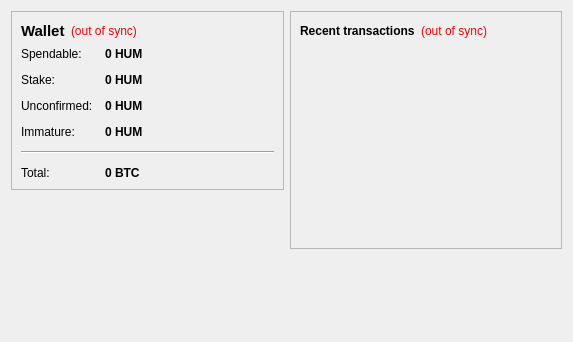
<?xml version="1.0" encoding="UTF-8"?>
<ui version="4.0">
 <class>OverviewPage</class>
 <widget class="QWidget" name="OverviewPage">
  <property name="geometry">
   <rect>
    <x>0</x>
    <y>0</y>
    <width>573</width>
    <height>342</height>
   </rect>
  </property>
  <property name="windowTitle">
   <string>Form</string>
  </property>
  <layout class="QHBoxLayout" name="horizontalLayout" stretch="1,1">
   <item>
    <layout class="QVBoxLayout" name="verticalLayout_2">
     <item>
      <widget class="QFrame" name="frame">
       <property name="frameShape">
        <enum>QFrame::StyledPanel</enum>
       </property>
       <property name="frameShadow">
        <enum>QFrame::Raised</enum>
       </property>
       <layout class="QVBoxLayout" name="verticalLayout_4">
        <item>
         <layout class="QHBoxLayout" name="horizontalLayout_4">
          <item>
           <widget class="QLabel" name="label_5">
            <property name="font">
             <font>
              <pointsize>11</pointsize>
              <weight>75</weight>
              <bold>true</bold>
             </font>
            </property>
            <property name="text">
             <string>Wallet</string>
            </property>
           </widget>
          </item>
          <item>
           <widget class="QLabel" name="labelWalletStatus">
            <property name="toolTip">
             <string>The displayed information may be out of date. Your wallet automatically synchronizes with the Humanitylink network after a connection is established, but this process has not completed yet.</string>
            </property>
            <property name="styleSheet">
             <string notr="true">QLabel { color: red; }</string>
            </property>
            <property name="text">
             <string notr="true">(out of sync)</string>
            </property>
            <property name="alignment">
             <set>Qt::AlignLeading|Qt::AlignLeft|Qt::AlignVCenter</set>
            </property>
           </widget>
          </item>
          <item>
           <spacer name="horizontalSpacer_2">
            <property name="orientation">
             <enum>Qt::Horizontal</enum>
            </property>
            <property name="sizeHint" stdset="0">
             <size>
              <width>40</width>
              <height>20</height>
             </size>
            </property>
           </spacer>
          </item>
         </layout>
        </item>
        <item>
         <layout class="QFormLayout" name="formLayout_2">
          <property name="fieldGrowthPolicy">
           <enum>QFormLayout::AllNonFixedFieldsGrow</enum>
          </property>
          <property name="horizontalSpacing">
           <number>12</number>
          </property>
          <property name="verticalSpacing">
           <number>12</number>
          </property>
          <item row="0" column="0">
           <widget class="QLabel" name="label">
            <property name="text">
             <string>Spendable:</string>
            </property>
           </widget>
          </item>
          <item row="0" column="1">
           <widget class="QLabel" name="labelBalance">
            <property name="font">
             <font>
              <weight>75</weight>
              <bold>true</bold>
             </font>
            </property>
            <property name="cursor">
             <cursorShape>IBeamCursor</cursorShape>
            </property>
            <property name="toolTip">
             <string>Your current spendable balance</string>
            </property>
            <property name="text">
             <string notr="true">0 HUM</string>
            </property>
            <property name="textInteractionFlags">
             <set>Qt::LinksAccessibleByMouse|Qt::TextSelectableByKeyboard|Qt::TextSelectableByMouse</set>
            </property>
           </widget>
          </item>
          <item row="1" column="0">
           <widget class="QLabel" name="label_6">
            <property name="text">
             <string>Stake:</string>
            </property>
           </widget>
          </item>
          <item row="1" column="1">
           <widget class="QLabel" name="labelStake">
            <property name="font">
             <font>
              <weight>75</weight>
              <bold>true</bold>
             </font>
            </property>
            <property name="cursor">
             <cursorShape>IBeamCursor</cursorShape>
            </property>
            <property name="toolTip">
             <string>Total of coins that was staked, and do not yet count toward the current balance</string>
            </property>
            <property name="text">
             <string notr="true">0 HUM</string>
            </property>
            <property name="textInteractionFlags">
             <set>Qt::LinksAccessibleByMouse|Qt::TextSelectableByKeyboard|Qt::TextSelectableByMouse</set>
            </property>
           </widget>
          </item>
          <item row="2" column="0">
           <widget class="QLabel" name="label_3">
            <property name="text">
             <string>Unconfirmed:</string>
            </property>
           </widget>
          </item>
          <item row="2" column="1">
           <widget class="QLabel" name="labelUnconfirmed">
            <property name="font">
             <font>
              <weight>75</weight>
              <bold>true</bold>
             </font>
            </property>
            <property name="cursor">
             <cursorShape>IBeamCursor</cursorShape>
            </property>
            <property name="toolTip">
             <string>Total of transactions that have yet to be confirmed, and do not yet count toward the current balance</string>
            </property>
            <property name="text">
             <string notr="true">0 HUM</string>
            </property>
            <property name="textInteractionFlags">
             <set>Qt::LinksAccessibleByMouse|Qt::TextSelectableByKeyboard|Qt::TextSelectableByMouse</set>
            </property>
           </widget>
          </item>
          <item row="3" column="0">
           <widget class="QLabel" name="labelImmatureText">
            <property name="text">
             <string>Immature:</string>
            </property>
           </widget>
          </item>
          <item row="3" column="1">
           <widget class="QLabel" name="labelImmature">
            <property name="font">
             <font>
              <weight>75</weight>
              <bold>true</bold>
             </font>
            </property>
            <property name="toolTip">
             <string>Mined balance that has not yet matured</string>
            </property>
            <property name="text">
             <string notr="true">0 HUM</string>
            </property>
            <property name="textInteractionFlags">
             <set>Qt::LinksAccessibleByMouse|Qt::TextSelectableByKeyboard|Qt::TextSelectableByMouse</set>
            </property>
           </widget>
          </item>
          <item row="4" column="0" colspan="2">
           <widget class="Line" name="line">
            <property name="orientation">
             <enum>Qt::Horizontal</enum>
            </property>
           </widget>
          </item>
          <item row="5" column="0">
           <widget class="QLabel" name="labelTotalText">
            <property name="text">
             <string>Total:</string>
            </property>
           </widget>
          </item>
          <item row="5" column="1">
           <widget class="QLabel" name="labelTotal">
            <property name="font">
             <font>
              <weight>75</weight>
              <bold>true</bold>
             </font>
            </property>
            <property name="cursor">
             <cursorShape>IBeamCursor</cursorShape>
            </property>
            <property name="toolTip">
             <string>Your current total balance</string>
            </property>
            <property name="text">
             <string notr="true">0 BTC</string>
            </property>
            <property name="textInteractionFlags">
             <set>Qt::LinksAccessibleByMouse|Qt::TextSelectableByKeyboard|Qt::TextSelectableByMouse</set>
            </property>
           </widget>
          </item>
         </layout>
        </item>
       </layout>
      </widget>
     </item>
     <item>
      <spacer name="verticalSpacer">
       <property name="orientation">
        <enum>Qt::Vertical</enum>
       </property>
       <property name="sizeHint" stdset="0">
        <size>
         <width>20</width>
         <height>40</height>
        </size>
       </property>
      </spacer>
     </item>
    </layout>
   </item>
   <item>
    <layout class="QVBoxLayout" name="verticalLayout_3">
     <item>
      <widget class="QFrame" name="frame_2">
       <property name="frameShape">
        <enum>QFrame::StyledPanel</enum>
       </property>
       <property name="frameShadow">
        <enum>QFrame::Raised</enum>
       </property>
       <layout class="QVBoxLayout" name="verticalLayout">
        <item>
         <layout class="QHBoxLayout" name="horizontalLayout_2">
          <item>
           <widget class="QLabel" name="label_4">
            <property name="text">
             <string>&lt;b&gt;Recent transactions&lt;/b&gt;</string>
            </property>
           </widget>
          </item>
          <item>
           <widget class="QLabel" name="labelTransactionsStatus">
            <property name="toolTip">
             <string>The displayed information may be out of date. Your wallet automatically synchronizes with the Humanitylink network after a connection is established, but this process has not completed yet.</string>
            </property>
            <property name="styleSheet">
             <string notr="true">QLabel { color: red; }</string>
            </property>
            <property name="text">
             <string notr="true">(out of sync)</string>
            </property>
            <property name="alignment">
             <set>Qt::AlignRight|Qt::AlignTrailing|Qt::AlignVCenter</set>
            </property>
           </widget>
          </item>
          <item>
           <spacer name="horizontalSpacer">
            <property name="orientation">
             <enum>Qt::Horizontal</enum>
            </property>
            <property name="sizeHint" stdset="0">
             <size>
              <width>40</width>
              <height>20</height>
             </size>
            </property>
           </spacer>
          </item>
         </layout>
        </item>
        <item>
         <widget class="QListView" name="listTransactions">
          <property name="styleSheet">
           <string notr="true">QListView { background: transparent; }</string>
          </property>
          <property name="frameShape">
           <enum>QFrame::NoFrame</enum>
          </property>
          <property name="verticalScrollBarPolicy">
           <enum>Qt::ScrollBarAlwaysOff</enum>
          </property>
          <property name="horizontalScrollBarPolicy">
           <enum>Qt::ScrollBarAlwaysOff</enum>
          </property>
          <property name="selectionMode">
           <enum>QAbstractItemView::NoSelection</enum>
          </property>
         </widget>
        </item>
       </layout>
      </widget>
     </item>
     <item>
      <spacer name="verticalSpacer_2">
       <property name="orientation">
        <enum>Qt::Vertical</enum>
       </property>
       <property name="sizeHint" stdset="0">
        <size>
         <width>20</width>
         <height>40</height>
        </size>
       </property>
      </spacer>
     </item>
    </layout>
   </item>
  </layout>
 </widget>
 <resources/>
 <connections/>
</ui>
